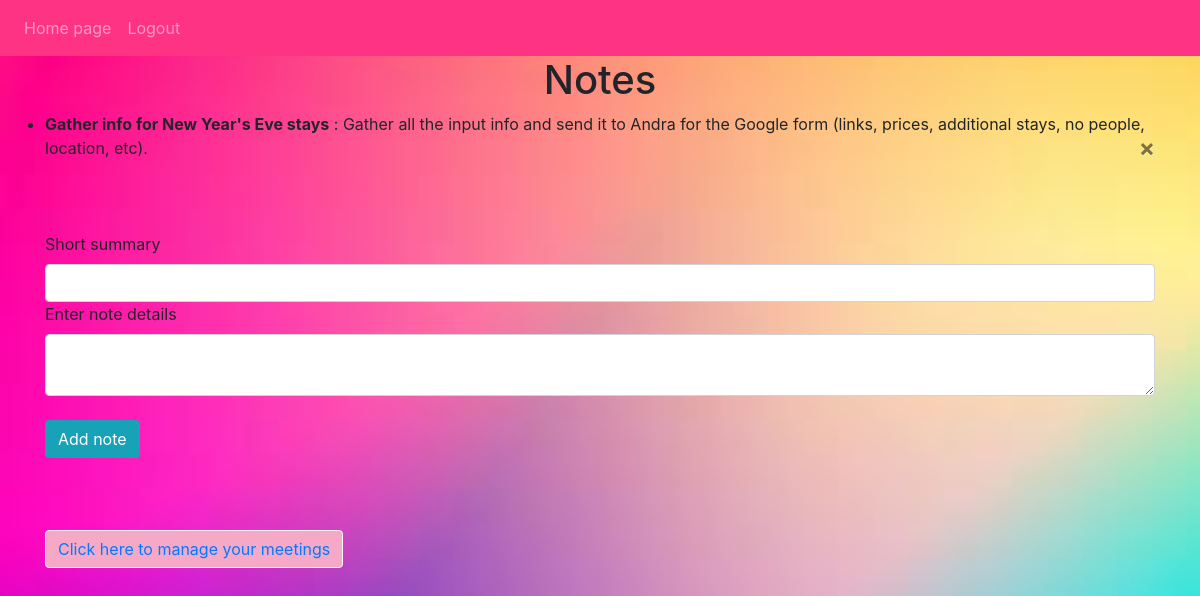
The app's page / (signed in) with its own data.
### planner/models.py (models this page shows)
class Note(db.Model):
    id = db.Column(db.Integer, primary_key=True)
    summary = db.Column(db.String(50))
    data = db.Column(db.String(1000))
    date_created = db.Column(db.DateTime(timezone=True), default=func.now())
    user_id = db.Column(db.Integer, db.ForeignKey("user.id"))

### planner/views.py (the view, shortened to what this page needs)
@views.route("/", methods=["GET", "POST"])
@login_required
def index():
    return render_template("home.html", user=current_user)

### planner/__init__.py (called while the page is built)
def create_app():
    app = Flask(__name__)
    app.config["SECRET_KEY"] = "abcd1234efgh5678"
    app.config["SQLALCHEMY_DATABASE_URI"] = f"sqlite:///{DB_NAME}"
    db.init_app(app)
    from .auth import auth
    from .views import views
    app.register_blueprint(views, url_prefix="/")
    app.register_blueprint(auth, url_prefix="/")
    from .models import Meeting, Note, User
    with app.app_context():
        if not path.exists(f"instance/{DB_NAME}"):
            db.create_all()
            print("Created Database!")
    login_manager = LoginManager()
    login_manager.login_view = "auth.login"
    login_manager.init_app(app)
    @login_manager.user_loader
    def load_user(id):
        return User.query.get(int(id))
    return app

### planner/templates/home.html (shortened to what this page needs)
{% extends "base.html" %}
{% block content %}
<h1 align="center">Notes</h1>
<ul class="list-group list-group-flush" id="notes">
    {% for note in user.notes %}
    <li class="list-group-item-transparent"><b>{{ note.summary }}</b> : {{ note.data }}
    <button type="button"
            class="close"
            onClick="deleteNote({{ note.id }})">
        <span aria-hidden="true">&times;</span>
    </button>
    </li>
    {% endfor %}
</ul>
<br><br><br>
<form method="POST">
    <label for="summary">Short summary</label>
    <input type="text" class="form-control" id="summary" name="summary"/>
    <label for="data">Enter note details</label>
    <textarea name="data" id="data" class="form-control"></textarea>
    <br>
    <button type="submit" class="btn btn-info">Add note</button>
</form>
<br><br><br>
<button type="button" class="btn btn-light" style="background-color: #F5A9C7;">
    <a href="/meetings">Click here to manage your meetings</a>
</button>
{% endblock %}

### planner/templates/style.css (style rules this page uses)
.list-group-item-transparent { background-color: none; }

### planner/templates/base.html (style rules this page uses)
body { background-image: url('static/background.jpeg'); background-size: cover; }

### records on screen
Note: summary "Gather info for New Year's Eve stays", data "Gather all the input info and send it to Andra for the Google form (links, prices, additional stays, no people, location, etc)."
